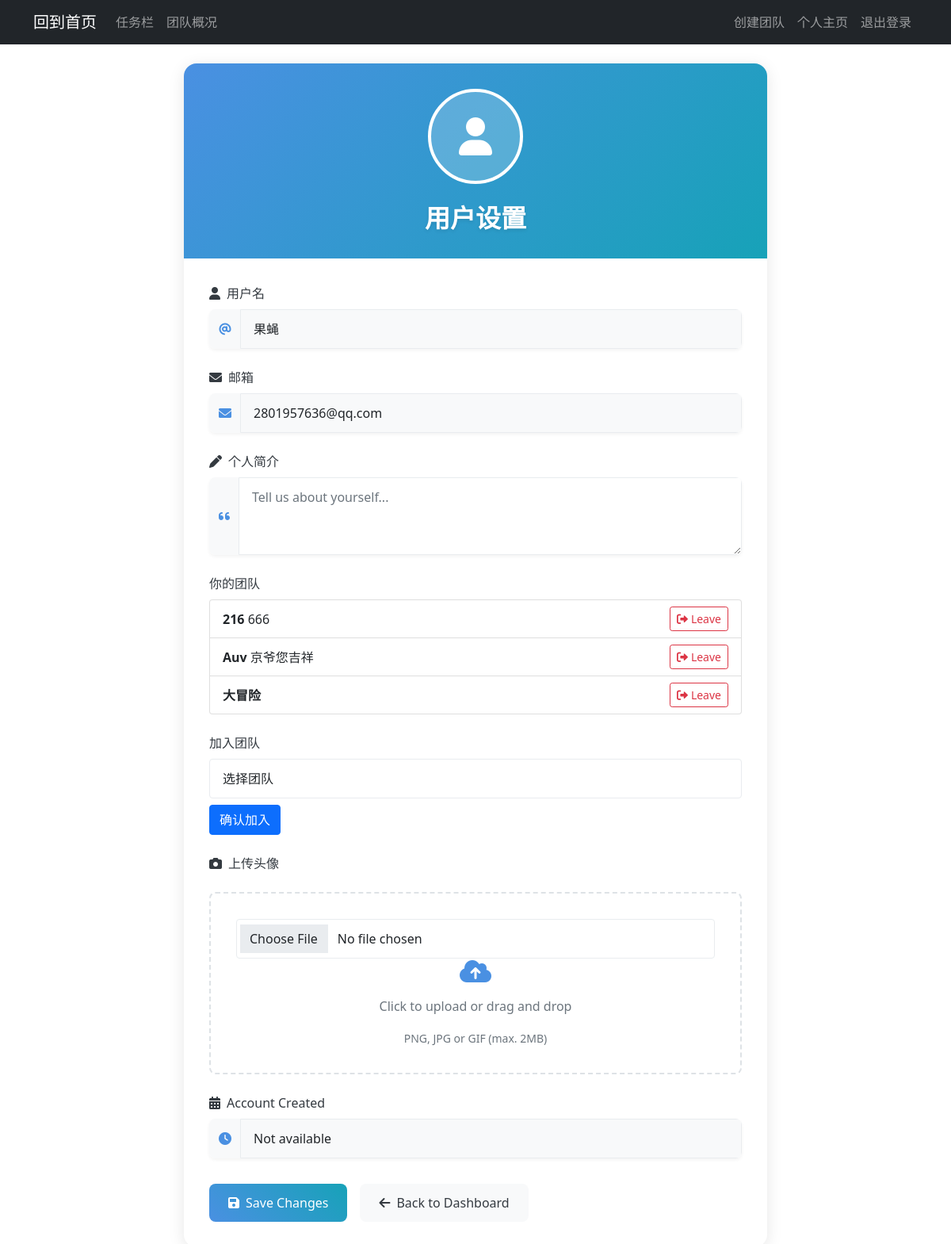
The page /profile (signed in) on the database its author committed.
### app.py (models this page shows, shortened)
class User(db.Model):
    id = db.Column(db.Integer, primary_key=True)
    username = db.Column(db.String(20), unique=True, nullable=False)
    email = db.Column(db.String(120), unique=True, nullable=False)
    password = db.Column(db.String(60), nullable=False)
    profile_picture = db.Column(db.String(20), nullable=True)  # Changed to nullable
    bio = db.Column(db.Text, nullable=True)
    created_at = db.Column(db.DateTime, nullable=True)  # Changed to nullable
    data = db.relationship('UserData',back_populates='user')
    is_admin = db.Column(db.Boolean, default=False)

class Team(db.Model):
    id = db.Column(db.Integer, primary_key=True)
    name = db.Column(db.String(100), nullable=False)
    description = db.Column(db.Text, nullable=True)
    members = db.relationship('User', secondary='team_members', backref='teams')

### app.py (the view, shortened to what this page needs)
@app.route('/profile', methods=['GET', 'POST'])
@login_required
def profile():
    user = User.query.get_or_404(session['user_id'])
    teams = Team.query.all()
    return render_template('profile.html', user=user, teams=teams)

### app.py (called while the page is built)
def login_required(f):
    @wraps(f)
    def decorated_function(*args, **kwargs):
        if 'user_id' not in session:
            flash('Please log in to access this page.', 'warning')
            return redirect(url_for('login'))
        return f(*args, **kwargs)
    return decorated_function

### templates/profile.html (shortened to what this page needs)
{% extends "base.html" %}
{% block content %}
<div class="container mt-4">
    <div class="row">
        <div class="col-md-8 offset-md-2">
            <div class="profile-card">
                <div class="profile-header">
                    <div class="profile-avatar">
                        {% if user.profile_picture %}
                        <img src="{{ url_for('static', filename='profile_pictures/' + user.profile_picture) }}"
                             alt="Profile Picture"
                             class="profile-image">
                        {% else %}
                        <div class="profile-image-placeholder">
                            <i class="fas fa-user"></i>
                        </div>
                        {% endif %}
                    </div>
                    <h2 class="profile-title">用户设置</h2>
                </div>
                <div class="profile-body">
                    <form method="POST" enctype="multipart/form-data" class="profile-form">
                        <div class="form-group">
                            <label for="username" class="form-label">
                                <i class="fas fa-user me-2"></i>用户名
                            </label>
                            <div class="input-group">
                                <span class="input-group-text"><i class="fas fa-at"></i></span>
                                <input type="text" class="form-control" id="username" value="{{ user.username }}" disabled>
                            </div>
                        </div>
                        <div class="form-group">
                            <label for="email" class="form-label">
                                <i class="fas fa-envelope me-2"></i>邮箱
                            </label>
                            <div class="input-group">
                                <span class="input-group-text"><i class="fas fa-envelope"></i></span>
                                <input type="email" class="form-control" id="email" value="{{ user.email }}" disabled>
                            </div>
                        </div>
                        <div class="form-group">
                            <label for="bio" class="form-label">
                                <i class="fas fa-pen me-2"></i>个人简介
                            </label>
                            <div class="input-group">
                                <span class="input-group-text"><i class="fas fa-quote-left"></i></span>
                                <textarea class="form-control" id="bio" name="bio" rows="3" placeholder="Tell us about yourself...">{{ user.bio or '' }}</textarea>
                            </div>
                        </div>
                        <div class="form-group">
                            <label for="teams" class="form-label">你的团队</label>
                            <ul class="list-group">
                                {% if user.teams %}
                                    {% for team in user.teams %}
                                    <li class="list-group-item d-flex justify-content-between align-items-center">
                                        <div>
                                            <strong>{{ team.name }}</strong> {{ team.description }}
                                        </div>
                                        <a href="{{ url_for('leave_team', team_id=team.id) }}"
                                        class="btn btn-outline-danger btn-sm"
                                        onclick="return confirm('Are you sure you want to leave this team?')">
                                            <i class="fas fa-sign-out-alt me-1"></i>Leave
                                        </a>
                                    </li>
                                    {% endfor %}
                                {% else %}
                                    <li class="list-group-item">You are not part of any team.</li>
                                {% endif %}
                            </ul>
                        </div>
                        <div class="form-group">
                            <label for="join_team" class="form-label">加入团队</label>
                            <select class="form-control" name="team_id">
                                <option value="">选择团队</option>
                            </select>
                            <button type="submit" class="btn btn-primary mt-2">确认加入</button>
                        </div>
                        <div class="form-group">
                            <label for="profile_picture" class="form-label">
                                <i class="fas fa-camera me-2"></i>上传头像
                            </label>
                            <div class="profile-picture-upload">
                                <div class="upload-area" id="uploadArea">
                                    <input type="file" class="form-control" id="profile_picture" name="profile_picture" accept="image/*">
                                    <div class="upload-prompt">
                                        <i class="fas fa-cloud-upload-alt"></i>
                                        <p>Click to upload or drag and drop</p>
                                        <small>PNG, JPG or GIF (max. 2MB)</small>
                                    </div>
                                </div>
                            </div>
                        </div>
                        <div class="form-group">
                            <label class="form-label">
                                <i class="fas fa-calendar-alt me-2"></i>Account Created
                            </label>
                            <div class="input-group">
                                <span class="input-group-text"><i class="fas fa-clock"></i></span>
                                <input type="text" class="form-control" value="{{ user.created_at.strftime('%Y-%m-%d %H:%M:%S') if user.created_at else 'Not available' }}" disabled>
                            </div>
                        </div>
                        <div class="form-actions">
                            <button type="submit" class="btn btn-primary save-btn">
                                <i class="fas fa-save me-2"></i>Save Changes
                            </button>
                            <a href="{{ url_for('dashboard') }}" class="btn btn-secondary back-btn">
                                <i class="fas fa-arrow-left me-2"></i>Back to Dashboard
                            </a>
                        </div>
                    </form>
                </div>
            </div>
        </div>
    </div>
</div>
{% endblock %}

### templates/profile.html (style rules this page uses)
:root { --primary-color: #4a90e2; --secondary-color: #6c757d; --success-color: #28a745; --danger-color: #dc3545; --warning-color: #ffc107; --info-color: #17a2b8; --light-color: #f8f9fa; --dark-color: #343a40; }
.profile-card { background: #ffffff; border-radius: 1rem; box-shadow: 0 4px 20px rgba(0, 0, 0, 0.1); overflow: hidden; transition: transform 0.3s ease; }
.profile-header { background: linear-gradient(135deg, var(--primary-color), var(--info-color)); padding: 2rem; text-align: center; color: white; position: relative; }
.profile-title { margin: 0; font-size: 2rem; font-weight: 600; text-shadow: 0 2px 4px rgba(0, 0, 0, 0.1); }
.profile-avatar { margin-bottom: 1.5rem; }
.profile-image-placeholder { width: 120px; height: 120px; border-radius: 50%; background: rgba(255, 255, 255, 0.2); display: flex; align-items: center; justify-content: center; margin: 0 auto; border: 4px solid white; }
.profile-image-placeholder i { font-size: 3rem; color: white; }
.profile-body { padding: 2rem; }
.form-group { margin-bottom: 1.5rem; }
.form-label { font-weight: 500; color: var(--dark-color); margin-bottom: 0.5rem; }
.input-group { box-shadow: 0 2px 4px rgba(0, 0, 0, 0.05); border-radius: 0.5rem; overflow: hidden; }
.input-group-text { background: var(--light-color); border: none; color: var(--primary-color); }
.form-control { border: 1px solid #e9ecef; padding: 0.75rem 1rem; transition: all 0.3s ease; }
.form-control:disabled { background-color: var(--light-color); cursor: not-allowed; }
.profile-picture-upload { margin-top: 1rem; }
.upload-area { border: 2px dashed #dee2e6; border-radius: 0.5rem; padding: 2rem; text-align: center; cursor: pointer; transition: all 0.3s ease; }
.upload-prompt { color: var(--secondary-color); }
.upload-prompt i { font-size: 2rem; color: var(--primary-color); margin-bottom: 1rem; }
.form-actions { display: flex; gap: 1rem; margin-top: 2rem; }
.save-btn, .back-btn { padding: 0.75rem 1.5rem; border-radius: 0.5rem; font-weight: 500; transition: all 0.3s ease; }
.save-btn { background: linear-gradient(45deg, var(--primary-color), var(--info-color)); border: none; }
.back-btn { background: var(--light-color); color: var(--dark-color); border: none; }
.profile-card { animation: fadeIn 0.5s ease-out; }

### rows shown on the page
User: username "果蝇", email "2801957636@qq.com", created_at "Not available"
Team: name "216", description "666"
Team: name "Auv", description "京爷您吉祥"
Team: name "大冒险"
